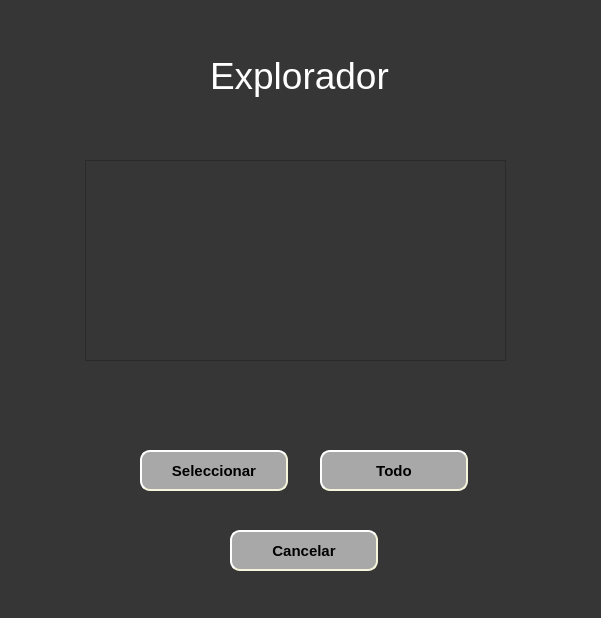
<?xml version="1.0" encoding="UTF-8"?>
<ui version="4.0">
 <class>Dialog</class>
 <widget class="QDialog" name="Dialog">
  <property name="geometry">
   <rect>
    <x>0</x>
    <y>0</y>
    <width>601</width>
    <height>618</height>
   </rect>
  </property>
  <property name="windowTitle">
   <string>Dialog</string>
  </property>
  <property name="styleSheet">
   <string notr="true">background-color:rgb(54, 54, 54);</string>
  </property>
  <widget class="QLabel" name="label">
   <property name="geometry">
    <rect>
     <x>210</x>
     <y>50</y>
     <width>181</width>
     <height>51</height>
    </rect>
   </property>
   <property name="styleSheet">
    <string notr="true">color:rgb(255,255,255);font-size:28pt;</string>
   </property>
   <property name="text">
    <string>Explorador</string>
   </property>
  </widget>
  <widget class="QPushButton" name="btnselect">
   <property name="geometry">
    <rect>
     <x>140</x>
     <y>450</y>
     <width>148</width>
     <height>41</height>
    </rect>
   </property>
   <property name="styleSheet">
    <string notr="true">background-color: rgb(167,168,167);;border-style: outset;border-width: 2px;  border-radius: 10px;border-color: beige; font: bold 15px; min-width: 8em;</string>
   </property>
   <property name="text">
    <string>Seleccionar</string>
   </property>
  </widget>
  <widget class="QPushButton" name="btntodo">
   <property name="geometry">
    <rect>
     <x>320</x>
     <y>450</y>
     <width>148</width>
     <height>41</height>
    </rect>
   </property>
   <property name="styleSheet">
    <string notr="true">background-color: rgb(167,168,167);;border-style: outset;border-width: 2px;  border-radius: 10px;border-color: beige; font: bold 15px; min-width: 8em;</string>
   </property>
   <property name="text">
    <string>Todo</string>
   </property>
  </widget>
  <widget class="QPushButton" name="btncancelar">
   <property name="geometry">
    <rect>
     <x>230</x>
     <y>530</y>
     <width>148</width>
     <height>41</height>
    </rect>
   </property>
   <property name="styleSheet">
    <string notr="true">background-color: rgb(167,168,167);;border-style: outset;border-width: 2px;  border-radius: 10px;border-color: beige; font: bold 15px; min-width: 8em;</string>
   </property>
   <property name="text">
    <string>Cancelar</string>
   </property>
  </widget>
  <widget class="QTableWidget" name="tableWidget">
   <property name="geometry">
    <rect>
     <x>85</x>
     <y>160</y>
     <width>421</width>
     <height>201</height>
    </rect>
   </property>
  </widget>
 </widget>
 <resources/>
 <connections/>
</ui>
